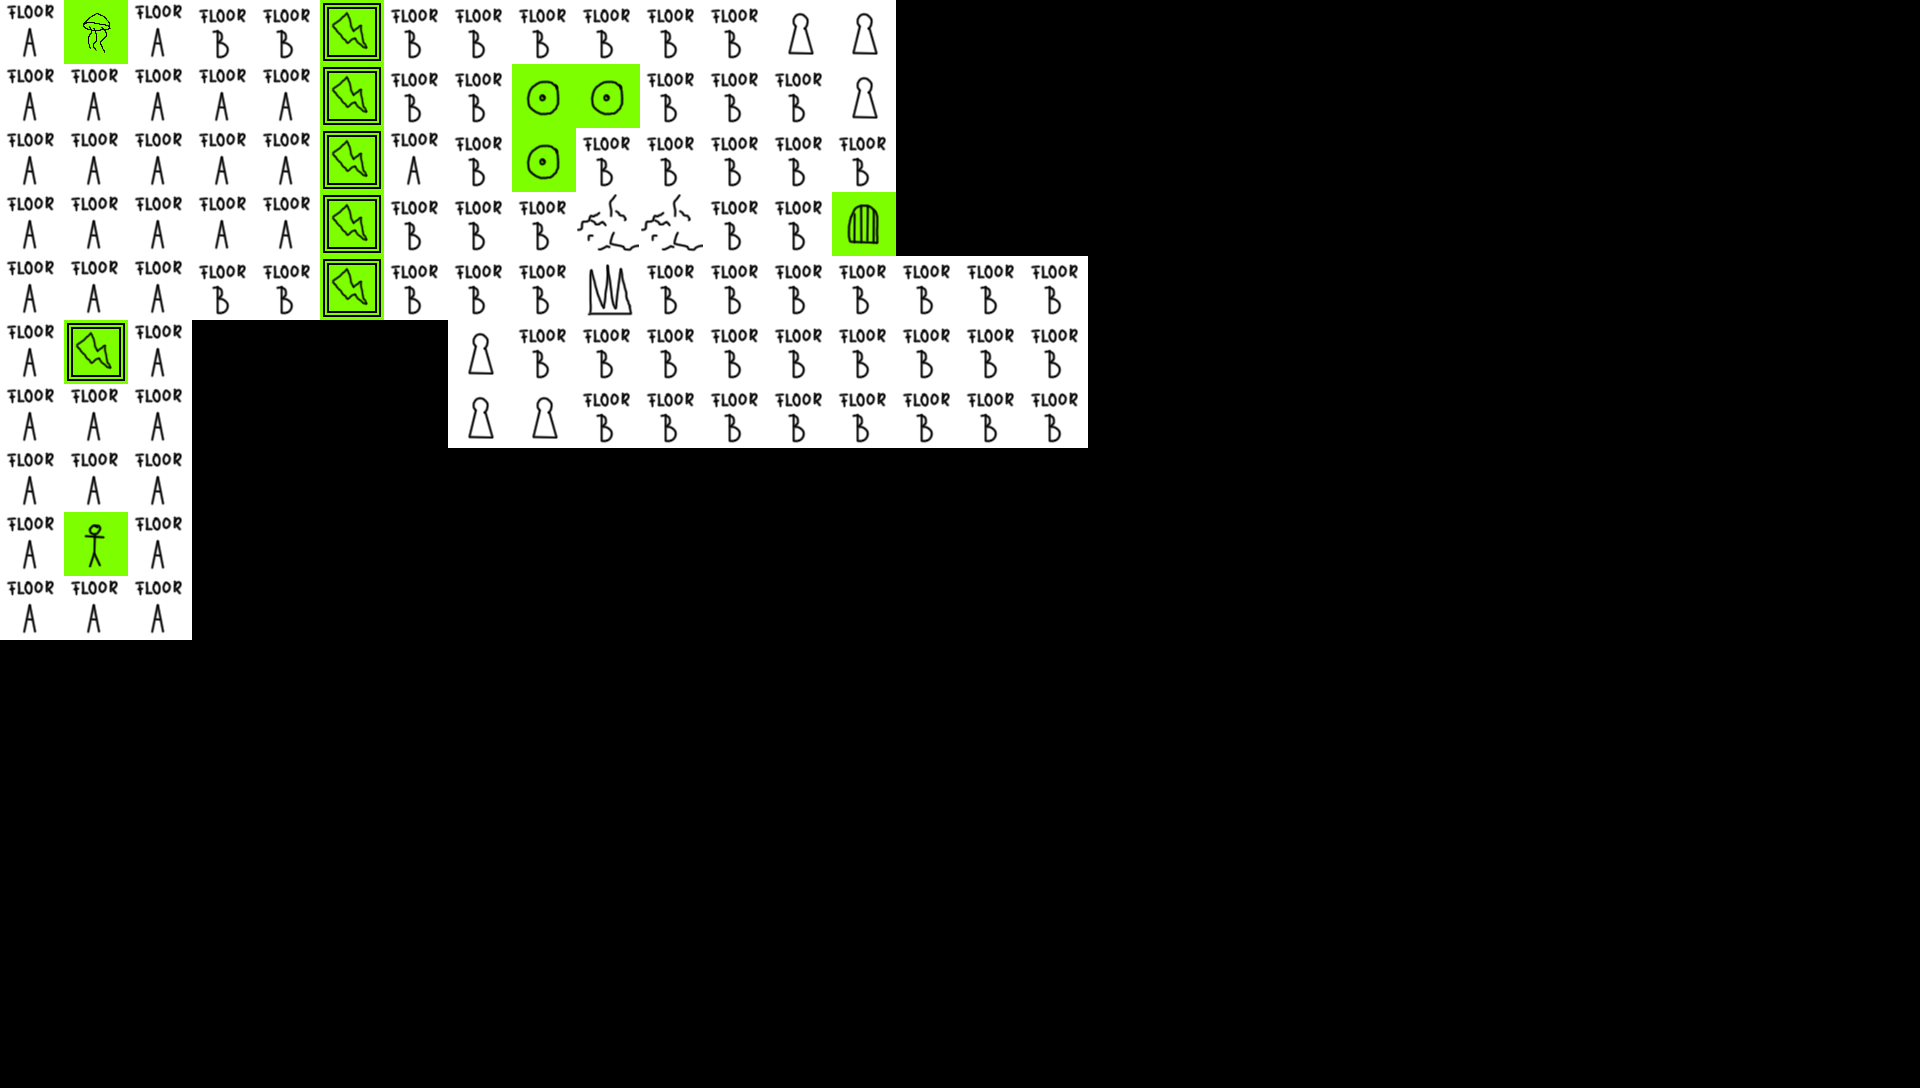

This game map was drawn from its Tiled (.tmx) file and the tilesets committed beside it. A one-line description and the full map source follow:
An orthogonal 30x17 tile map with 64x64 px tiles, 2 tile layers (Tile Layer 1, Tile Layer 2) and 4 objects.

<map version="1.0" orientation="orthogonal" renderorder="right-down" width="30" height="17" tilewidth="64" tileheight="64" nextobjectid="11">
 <tileset firstgid="1" name="Tileset" tilewidth="64" tileheight="64" tilecount="64">
  <image source="Tileset.png" width="512" height="512" />
 </tileset>
 <layer name="Tile Layer 1" width="30" height="17">
  <data encoding="csv">
1,1,1,2,2,2,2,2,2,2,2,2,18,18,0,0,0,0,0,0,0,0,0,0,0,0,0,0,0,0,
1,1,1,1,1,2,2,2,2,2,2,2,2,18,0,0,0,0,0,0,0,0,0,0,0,0,0,0,0,0,
1,1,1,1,1,1,1,2,2,2,2,2,2,2,0,0,0,0,0,0,0,0,0,0,0,0,0,0,0,0,
1,1,1,1,1,2,2,2,2,17,17,2,2,2,0,0,0,0,0,0,0,0,0,0,0,0,0,0,0,0,
1,1,1,2,2,2,2,2,2,19,2,2,2,2,2,2,2,0,0,0,0,0,0,0,0,0,0,0,0,0,
1,1,1,0,0,0,0,18,2,2,2,2,2,2,2,2,2,0,0,0,0,0,0,0,0,0,0,0,0,0,
1,1,1,0,0,0,0,18,18,2,2,2,2,2,2,2,2,0,0,0,0,0,0,0,0,0,0,0,0,0,
1,1,1,0,0,0,0,0,0,0,0,0,0,0,0,0,0,0,0,0,0,0,0,0,0,0,0,0,0,0,
1,1,1,0,0,0,0,0,0,0,0,0,0,0,0,0,0,0,0,0,0,0,0,0,0,0,0,0,0,0,
1,1,1,0,0,0,0,0,0,0,0,0,0,0,0,0,0,0,0,0,0,0,0,0,0,0,0,0,0,0,
0,0,0,0,0,0,0,0,0,0,0,0,0,0,0,0,0,0,0,0,0,0,0,0,0,0,0,0,0,0,
0,0,0,0,0,0,0,0,0,0,0,0,0,0,0,0,0,0,0,0,0,0,0,0,0,0,0,0,0,0,
0,0,0,0,0,0,0,0,0,0,0,0,0,0,0,0,0,0,0,0,0,0,0,0,0,0,0,0,0,0,
0,0,0,0,0,0,0,0,0,0,0,0,0,0,0,0,0,0,0,0,0,0,0,0,0,0,0,0,0,0,
0,0,0,0,0,0,0,0,0,0,0,0,0,0,0,0,0,0,0,0,0,0,0,0,0,0,0,0,0,0,
0,0,0,0,0,0,0,0,0,0,0,0,0,0,0,0,0,0,0,0,0,0,0,0,0,0,0,0,0,0,
0,0,0,0,0,0,0,0,0,0,0,0,0,0,0,0,0,0,0,0,0,0,0,0,0,0,0,0,0,0
</data>
 </layer>
 <layer name="Tile Layer 2" width="30" height="17">
  <data encoding="csv">
0,40,0,0,0,34,0,0,0,0,0,0,0,0,0,0,0,0,0,0,0,0,0,0,0,0,0,0,0,0,
0,0,0,0,0,34,0,0,36,36,0,0,0,0,0,0,0,0,0,0,0,0,0,0,0,0,0,0,0,0,
0,0,0,0,0,34,0,0,36,0,0,0,0,0,0,0,0,0,0,0,0,0,0,0,0,0,0,0,0,0,
0,0,0,0,0,34,0,0,0,0,0,0,0,37,0,0,0,0,0,0,0,0,0,0,0,0,0,0,0,0,
0,0,0,0,0,34,0,0,0,0,0,0,0,0,0,0,0,0,0,0,0,0,0,0,0,0,0,0,0,0,
0,34,0,0,0,0,0,0,0,0,0,0,0,0,0,0,0,0,0,0,0,0,0,0,0,0,0,0,0,0,
0,0,0,0,0,0,0,0,0,0,0,0,0,0,0,0,0,0,0,0,0,0,0,0,0,0,0,0,0,0,
0,0,0,0,0,0,0,0,0,0,0,0,0,0,0,0,0,0,0,0,0,0,0,0,0,0,0,0,0,0,
0,33,0,0,0,0,0,0,0,0,0,0,0,0,0,0,0,0,0,0,0,0,0,0,0,0,0,0,0,0,
0,0,0,0,0,0,0,0,0,0,0,0,0,0,0,0,0,0,0,0,0,0,0,0,0,0,0,0,0,0,
0,0,0,0,0,0,0,0,0,0,0,0,0,0,0,0,0,0,0,0,0,0,0,0,0,0,0,0,0,0,
0,0,0,0,0,0,0,0,0,0,0,0,0,0,0,0,0,0,0,0,0,0,0,0,0,0,0,0,0,0,
0,0,0,0,0,0,0,0,0,0,0,0,0,0,0,0,0,0,0,0,0,0,0,0,0,0,0,0,0,0,
0,0,0,0,0,0,0,0,0,0,0,0,0,0,0,0,0,0,0,0,0,0,0,0,0,0,0,0,0,0,
0,0,0,0,0,0,0,0,0,0,0,0,0,0,0,0,0,0,0,0,0,0,0,0,0,0,0,0,0,0,
0,0,0,0,0,0,0,0,0,0,0,0,0,0,0,0,0,0,0,0,0,0,0,0,0,0,0,0,0,0,
0,0,0,0,0,0,0,0,0,0,0,0,0,0,0,0,0,0,0,0,0,0,0,0,0,0,0,0,0,0
</data>
 </layer>
 <objectgroup name="Object Layer 1">
  <object id="7" gid="38" x="960" y="384" width="64" height="64">
   <properties>
    <property name="Level number" value="0" />
    <property name="Orientation" value="3" />
   </properties>
  </object>
  <object id="8" gid="36" x="896" y="320" width="64" height="64">
   <properties>
    <property name="Name" value="First Collectable" />
    <property name="Stay" value="1" />
    <property name="Text" value="You found a collectable dialog item! Congratulations!" />
   </properties>
  </object>
  <object id="9" gid="20" x="768" y="256" width="64" height="64">
   <properties>
    <property name="x" value="13" />
    <property name="y" value="3" />
   </properties>
  </object>
  <object id="10" gid="8" x="448" y="896" width="64" height="64">
   <properties>
    <property name="Behaviour" value="2" />
    <property name="Height" value="6" />
    <property name="Intensity" value="20" />
   </properties>
  </object>
 </objectgroup>
</map>
